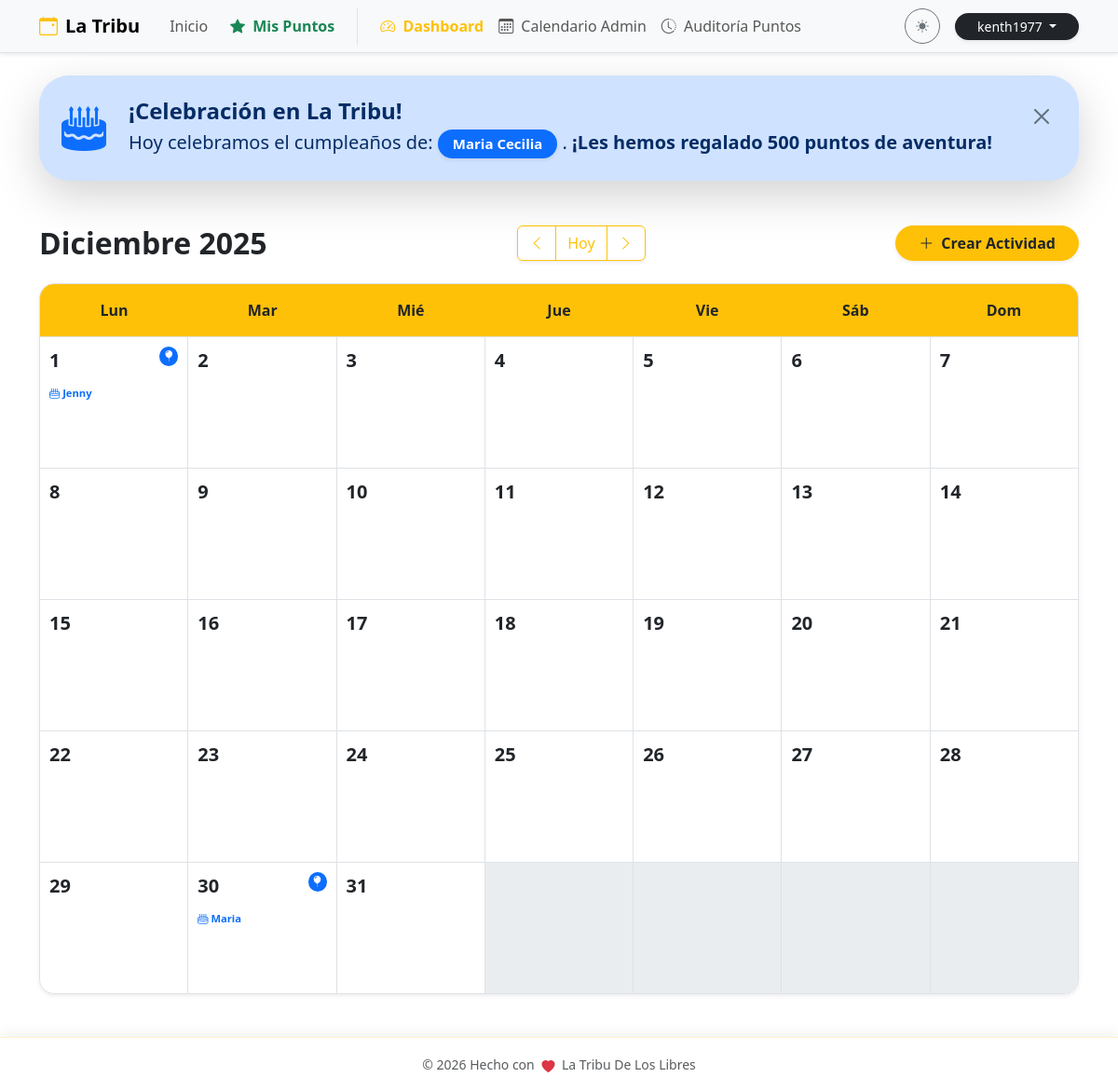
Page /admin/calendar (signed in) on the committed database.
### db.py (models this page shows, shortened)
class User(db.Model, UserMixin):
    __tablename__ = 'user'
    id = db.Column(db.Integer, primary_key=True)
    email = db.Column(db.String(120), unique=True, nullable=False)
    password = db.Column(db.String(200), nullable=False)
    is_superuser = db.Column(db.Boolean, default=False)

class Member(db.Model):
    __tablename__ = 'member'
    id = db.Column(db.Integer, primary_key=True)
    pin = db.Column(db.String(10), unique=True, nullable=False)
    nombre = db.Column(db.String(100), nullable=False)
    apellido1 = db.Column(db.String(100), nullable=False)
    apellido2 = db.Column(db.String(100))
    telefono = db.Column(db.String(20))
    birth_date = db.Column(db.Date)
    puntos_totales = db.Column(db.Integer, default=0)
    ultimo_regalo_bday = db.Column(db.Integer, default=0)
    bookings = db.relationship('Booking', backref='member', lazy=True, cascade="all, delete-orphan")
    point_logs = db.relationship('PointLog', backref='member', lazy=True, cascade="all, delete-orphan")

### app.py (the view)
@calendar_bp.route('/admin/calendar')
@login_required
def view():
    year = request.args.get('year', datetime.now().year, type=int)
    month = request.args.get('month', datetime.now().month, type=int)
    if month > 12: month = 1; year += 1
    elif month < 1: month = 12; year -= 1
    cal = calendar.Calendar(firstweekday=0)
    weeks = cal.monthdayscalendar(year, month)
    events = Event.query.all()
    monthly_birthdays = Member.query.filter(extract('month', Member.birth_date) == month).all()
    return render_template('calendar.html',
                           weeks=weeks, year=year, month=month,
                           month_name=MESES_ES[month],
                           events=events,
                           monthly_birthdays=monthly_birthdays)

### app.py (called while the page is built)
@login_manager.user_loader
def load_user(user_id):
    try:
        return User.query.get(int(user_id))
    except (TypeError, ValueError, Exception):
        return None

### templates/calendar.html (shortened to what this page needs)
{% extends "base.html" %}
{% block content %}
<div class="d-flex flex-column flex-md-row justify-content-between align-items-center mb-4 gap-3 animate__animated animate__fadeIn">
    <h2 class="mb-0 fw-bold">{{ month_name }} {{ year }}</h2>
    <div class="btn-group shadow-sm">
        <a href="{{ url_for('calendar_view.view', year=year, month=month-1) }}" class="btn btn-outline-warning">
            <i class="bi bi-chevron-left"></i>
        </a>
        <a href="{{ url_for('calendar_view.view') }}" class="btn btn-outline-warning">Hoy</a>
        <a href="{{ url_for('calendar_view.view', year=year, month=month+1) }}" class="btn btn-outline-warning">
            <i class="bi bi-chevron-right"></i>
        </a>
    </div>
    <button class="btn btn-warning fw-bold shadow-sm text-dark px-4 rounded-pill" data-bs-toggle="modal" data-bs-target="#addEventModal">
        <i class="bi bi-plus-lg me-2"></i>Crear Actividad
    </button>
</div>
<div class="calendar-wrapper shadow-sm rounded-4 overflow-hidden border bg-white">
    <div class="calendar-header-grid bg-warning text-dark py-3 fw-bold border-bottom text-center">
        <div>Lun</div>
        <div>Mar</div>
        <div>Mié</div>
        <div>Jue</div>
        <div>Vie</div>
        <div>Sáb</div>
        <div>Dom</div>
    </div>
    <div class="calendar-days-grid">
        {% for week in weeks %}
            {% for day in week %}
                <div class="calendar-cell {% if day == 0 %}empty bg-light bg-opacity-50{% else %}clickable-cell{% endif %}"
                     {% if day != 0 %}onclick="openAddModal({{ day }})"{% endif %}>
                    {% if day != 0 %}
                        <div class="d-flex justify-content-between align-items-start mb-2">
                            <span class="day-number fw-bold fs-5">{{ day }}</span>
                            {% set day_birthdays = [] %}
                            {% for mb in monthly_birthdays %}
                                {% if mb.birth_date.day == day %}
                                    {% set _ = day_birthdays.append(mb) %}
                                {% endif %}
                            {% endfor %}
                            {% if day_birthdays %}
                                <span class="badge bg-primary rounded-circle p-1" title="Cumpleaños: {{ day_birthdays|length }}">
                                    <i class="bi bi-balloon-fill"></i>
                                </span>
                            {% endif %}
                        </div>
                        <div class="event-stack">
                            {% for bday_person in day_birthdays %}
                                <div class="x-small text-primary fw-bold mt-1">
                                    <i class="bi bi-cake2"></i> {{ bday_person.nombre }}
                                </div>
                            {% endfor %}
                        </div>
                    {% endif %}
                </div>
            {% endfor %}
        {% endfor %}
    </div>
</div>
{% endblock %}

### templates/base.html (shortened to what this page needs)
<!DOCTYPE html>
<html lang="es" data-bs-theme="light">
<head>
    <link href="https://cdn.jsdelivr.net/npm/bootstrap@5.3.2/dist/css/bootstrap.min.css" rel="stylesheet">
    <link rel="stylesheet" href="https://cdn.jsdelivr.net/npm/bootstrap-icons@1.11.1/font/bootstrap-icons.css">
    <link rel="stylesheet" href="https://cdnjs.cloudflare.com/ajax/libs/animate.css/4.1.1/animate.min.css"/>
</head>
<body>
    <nav class="navbar navbar-expand-lg bg-body-tertiary border-bottom sticky-top shadow-sm">
        <div class="container">
            <a class="navbar-brand fw-bold" href="{{ url_for('main.home') }}">
                <i class="bi bi-calendar-event me-2 text-warning"></i>La Tribu
            </a>
            <div class="collapse navbar-collapse" id="navbarNav">
                <ul class="navbar-nav me-auto align-items-center">
                    <li class="nav-item">
                        <a class="nav-link px-3" href="{{ url_for('main.home') }}">Inicio</a>
                    </li>
                    <li class="nav-item">
                        <button class="nav-link btn btn-link text-decoration-none fw-bold text-success border-0 bg-transparent" data-bs-toggle="modal" data-bs-target="#pointsModal">
                            <i class="bi bi-star-fill me-1"></i> Mis Puntos
                        </button>
                    </li>
                    {% if current_user.is_authenticated and current_user.is_superuser %}
                    <li class="nav-item ms-lg-3 border-start ps-lg-3">
                        <a class="nav-link fw-bold text-warning" href="{{ url_for('main.dashboard') }}">
                            <i class="bi bi-speedometer2 me-1"></i> Dashboard
                        </a>
                    </li>
                    <li class="nav-item">
                        <a class="nav-link" href="{{ url_for('calendar_view.view') }}">
                            <i class="bi bi-calendar3 me-1"></i> Calendario Admin
                        </a>
                    </li>
                    <li class="nav-item">
                        <a class="nav-link" href="{{ url_for('puntos.historial_global') }}">
                            <i class="bi bi-clock-history me-1"></i> Auditoría Puntos
                        </a>
                    </li>
                    {% endif %}
                </ul>
                <div class="d-flex align-items-center gap-3 mt-3 mt-lg-0">
                    <button class="btn btn-sm btn-outline-secondary rounded-circle" id="themeToggler" title="Cambiar tema" style="width: 38px; height: 38px; padding: 0;">
                        <i class="bi bi-sun-fill" id="themeIcon"></i>
                    </button>
                    {% if current_user.is_authenticated %}
                        <div class="dropdown">
                            <button class="btn btn-dark btn-sm rounded-pill px-4 dropdown-toggle shadow-sm border-0" type="button" data-bs-toggle="dropdown">
                                {{ current_user.email.split('@')[0] }}
                            </button>
                        </div>
                    {% else %}
                        <a href="{{ url_for('auth.login') }}" class="btn btn-warning btn-sm text-dark fw-bold rounded-pill px-4 shadow-sm border-0">
                            <i class="bi bi-lock-fill me-1"></i>Admin
                        </a>
                    {% endif %}
                </div>
            </div>
        </div>
    </nav>
    <main class="container py-4">
        {% if birthdays_today %}
        <div class="alert alert-primary alert-dismissible fade show border-0 shadow-lg rounded-5 mb-5 animate__animated animate__bounceIn" role="alert">
            <div class="d-flex align-items-center p-2">
                <div class="display-5 me-4 text-primary animate__animated animate__pulse animate__infinite">
                    <i class="bi bi-cake2-fill"></i>
                </div>
                <div>
                    <h4 class="fw-bold mb-1 text-primary-emphasis">¡Celebración en La Tribu!</h4>
                    <p class="mb-0 fs-5">
                        Hoy celebramos el cumpleaños de:
                        {% for m in birthdays_today %}
                        <span class="badge bg-primary text-white px-3 py-2 rounded-pill shadow-sm">{{ m.nombre }} {{ m.apellido1 }}</span>{{ ", " if not loop.last }}
                        {% endfor %}.
                        <span class="fw-bold">¡Les hemos regalado 500 puntos de aventura!</span>
                    </p>
                </div>
            </div>
            <button type="button" class="btn-close m-3" data-bs-dismiss="alert" aria-label="Close"></button>
        </div>
        {% endif %}
        {% block content %}{% endblock %}
    </main>
    <footer class="footer-sticky-blur py-3 text-center">
        <div class="container">
            <span class="text-body-secondary fw-medium small">
                © 2026 Hecho con <i class="bi bi-heart-fill text-danger heart-beat mx-1"></i> La Tribu De Los Libres
            </span>
        </div>
    </footer>
</body>
</html>

### templates/base.html (style rules this page uses)
.heart-beat { display: inline-block; animation: heartbeat 1.5s infinite; vertical-align: middle; }
.footer-sticky-blur { position: fixed; bottom: 0; width: 100%; z-index: 1030; backdrop-filter: blur(12px); -webkit-backdrop-filter: blur(12px); background-color: rgba(var(--bs-body-bg-rgb), 0.8) !important; border-top: 1px solid rgba(var(--bs-warning-rgb), 0.2); box-shadow: 0 -5px 15px rgba(0, 0, 0, 0.05); }
body { padding-bottom: 80px; min-height: 100vh; display: flex; flex-direction: column; transition: background-color 0.3s ease, color 0.3s ease; }
main { flex: 1; }
.nav-link, .btn { transition: all 0.2s ease-in-out; }
.alert { border-radius: 1rem; }

### templates/calendar.html (style rules this page uses)
.calendar-header-grid { display: grid; grid-template-columns: repeat(7, 1fr); text-align: center; background-color: #ffc107; }
.calendar-days-grid { display: grid; grid-template-columns: repeat(7, 1fr); background-color: #dee2e6; gap: 1px; }
.calendar-cell { min-height: 140px; background-color: #fff; padding: 10px; transition: background-color 0.2s ease; }
.day-number { color: #adb5bd; }
.clickable-cell .day-number { color: #212529; }
.event-stack { display: flex; flex-direction: column; gap: 4px; }
.x-small { font-size: 0.7rem; }

### rows in the picture
User: email "kenth1977"
Member: nombre "Maria", apellido1 "Cecilia"
Member: nombre "Jenny"

### other values in the picture
{{ month_name }} "Diciembre"
{{ year }} "2025"
{{ day }} "1" "2" "3" "4" "5" "6" "7" "8" "9" "10" "11" "12" "13" "14" "15" "16" "17" "18" "19" "20" "21" "22" "23" "24" "25" "26" "27" "28" "29" "30" "31"
